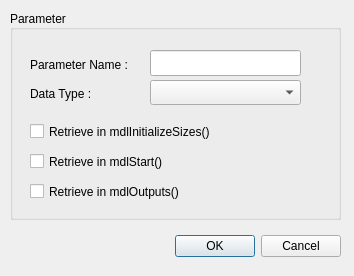
<ui version="4.0" >
 <class>ParamDialog</class>
 <widget class="QDialog" name="ParamDialog" >
  <property name="windowModality" >
   <enum>Qt::ApplicationModal</enum>
  </property>
  <property name="geometry" >
   <rect>
    <x>0</x>
    <y>0</y>
    <width>354</width>
    <height>276</height>
   </rect>
  </property>
  <property name="minimumSize" >
   <size>
    <width>354</width>
    <height>276</height>
   </size>
  </property>
  <property name="maximumSize" >
   <size>
    <width>354</width>
    <height>276</height>
   </size>
  </property>
  <property name="windowTitle" >
   <string>Mask Parameters</string>
  </property>
  <property name="windowIcon" >
   <iconset resource="sfunctioner.qrc" >
    <normaloff>:/icons/resources/s.ico</normaloff>:/icons/resources/s.ico</iconset>
  </property>
  <widget class="QDialogButtonBox" name="buttonBox" >
   <property name="geometry" >
    <rect>
     <x>50</x>
     <y>230</y>
     <width>291</width>
     <height>32</height>
    </rect>
   </property>
   <property name="orientation" >
    <enum>Qt::Horizontal</enum>
   </property>
   <property name="standardButtons" >
    <set>QDialogButtonBox::Cancel|QDialogButtonBox::Ok</set>
   </property>
  </widget>
  <widget class="QGroupBox" name="groupBoxParam" >
   <property name="geometry" >
    <rect>
     <x>10</x>
     <y>10</y>
     <width>331</width>
     <height>210</height>
    </rect>
   </property>
   <property name="minimumSize" >
    <size>
     <width>331</width>
     <height>210</height>
    </size>
   </property>
   <property name="maximumSize" >
    <size>
     <width>331</width>
     <height>210</height>
    </size>
   </property>
   <property name="title" >
    <string>Parameter</string>
   </property>
   <property name="alignment" >
    <set>Qt::AlignLeading|Qt::AlignLeft|Qt::AlignVCenter</set>
   </property>
   <widget class="QLabel" name="labelParamName" >
    <property name="geometry" >
     <rect>
      <x>20</x>
      <y>42</y>
      <width>109</width>
      <height>26</height>
     </rect>
    </property>
    <property name="frameShape" >
     <enum>QFrame::NoFrame</enum>
    </property>
    <property name="frameShadow" >
     <enum>QFrame::Raised</enum>
    </property>
    <property name="text" >
     <string>Parameter Name :</string>
    </property>
    <property name="scaledContents" >
     <bool>false</bool>
    </property>
   </widget>
   <widget class="QLineEdit" name="lineEditParamName" >
    <property name="geometry" >
     <rect>
      <x>140</x>
      <y>40</y>
      <width>151</width>
      <height>26</height>
     </rect>
    </property>
   </widget>
   <widget class="QComboBox" name="comboBoxType" >
    <property name="geometry" >
     <rect>
      <x>140</x>
      <y>70</y>
      <width>151</width>
      <height>25</height>
     </rect>
    </property>
    <property name="editable" >
     <bool>false</bool>
    </property>
   </widget>
   <widget class="QLabel" name="labelType" >
    <property name="geometry" >
     <rect>
      <x>20</x>
      <y>71</y>
      <width>82</width>
      <height>26</height>
     </rect>
    </property>
    <property name="frameShape" >
     <enum>QFrame::NoFrame</enum>
    </property>
    <property name="frameShadow" >
     <enum>QFrame::Raised</enum>
    </property>
    <property name="text" >
     <string>Data Type :</string>
    </property>
    <property name="scaledContents" >
     <bool>false</bool>
    </property>
   </widget>
   <widget class="QCheckBox" name="checkBoxmdlInitializeSizes" >
    <property name="geometry" >
     <rect>
      <x>20</x>
      <y>110</y>
      <width>211</width>
      <height>23</height>
     </rect>
    </property>
    <property name="text" >
     <string>Retrieve in mdlInitializeSizes()</string>
    </property>
   </widget>
   <widget class="QCheckBox" name="checkBoxmdlStart" >
    <property name="geometry" >
     <rect>
      <x>20</x>
      <y>140</y>
      <width>201</width>
      <height>23</height>
     </rect>
    </property>
    <property name="text" >
     <string>Retrieve in mdlStart()</string>
    </property>
   </widget>
   <widget class="QCheckBox" name="checkBoxmdlOutputs" >
    <property name="geometry" >
     <rect>
      <x>20</x>
      <y>170</y>
      <width>201</width>
      <height>23</height>
     </rect>
    </property>
    <property name="text" >
     <string>Retrieve in mdlOutputs()</string>
    </property>
   </widget>
  </widget>
 </widget>
 <resources>
  <include location="sfunctioner.qrc" />
 </resources>
 <connections>
  <connection>
   <sender>buttonBox</sender>
   <signal>accepted()</signal>
   <receiver>ParamDialog</receiver>
   <slot>accept()</slot>
   <hints>
    <hint type="sourcelabel" >
     <x>248</x>
     <y>254</y>
    </hint>
    <hint type="destinationlabel" >
     <x>157</x>
     <y>274</y>
    </hint>
   </hints>
  </connection>
  <connection>
   <sender>buttonBox</sender>
   <signal>rejected()</signal>
   <receiver>ParamDialog</receiver>
   <slot>reject()</slot>
   <hints>
    <hint type="sourcelabel" >
     <x>316</x>
     <y>260</y>
    </hint>
    <hint type="destinationlabel" >
     <x>286</x>
     <y>274</y>
    </hint>
   </hints>
  </connection>
 </connections>
</ui>
